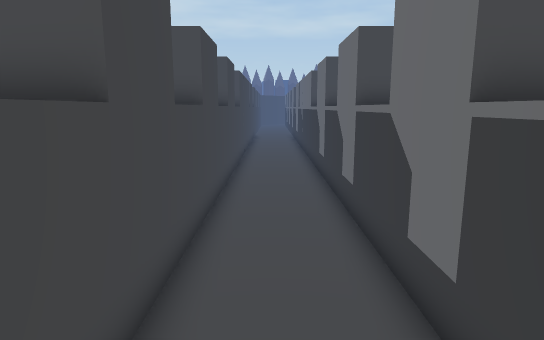
view 1 (above)

15 first-person views from a walk through a Unity game level. The camera is 1.4 m above the floor, tilts 10° down and sees 75° across. The floor is counted in squares, 0.5 m on a side. Each view is taken from the middle of a square. On the plan, view 1 faces up. The plan holds only what a view shows up to about 20 squares ahead; the rest is blank. The place goes on beyond the plan. The player character is not drawn. Some animated figures are not drawn.

view 2
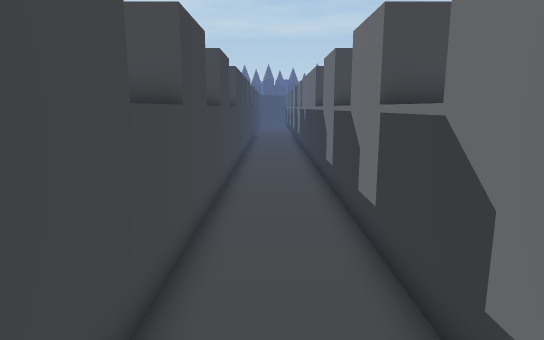

view 3
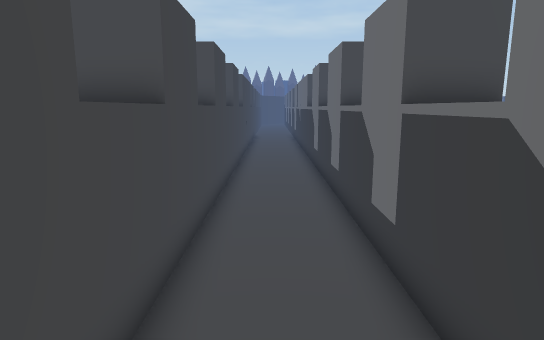

view 4
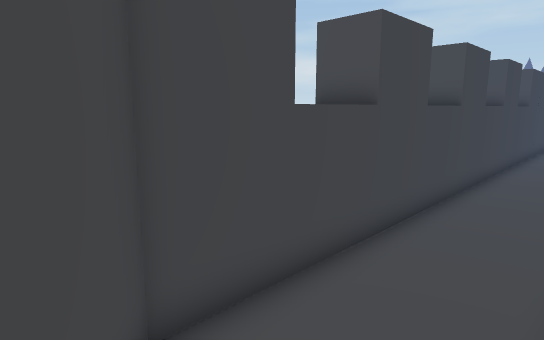

view 5
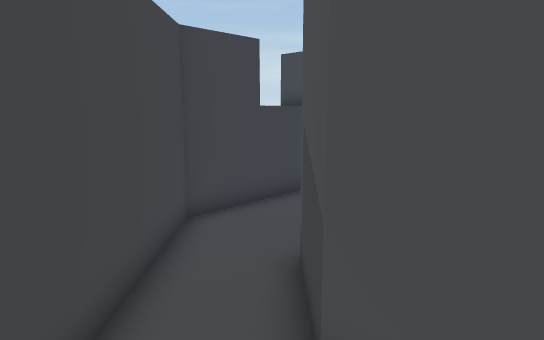

view 6
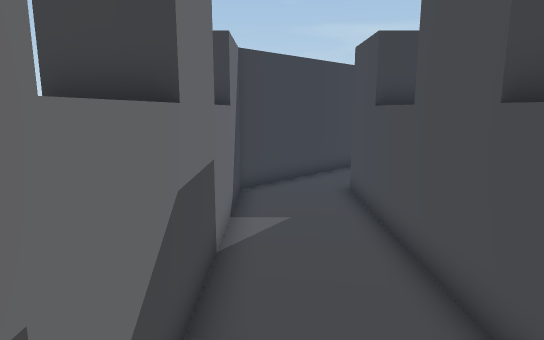

view 7
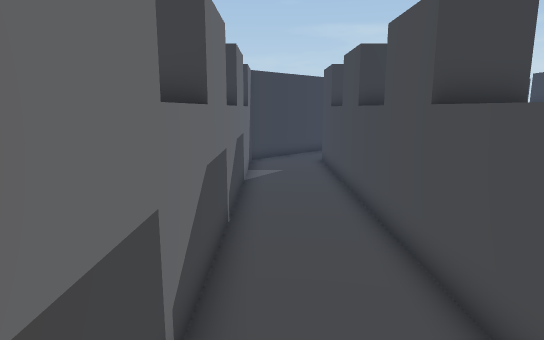

view 8
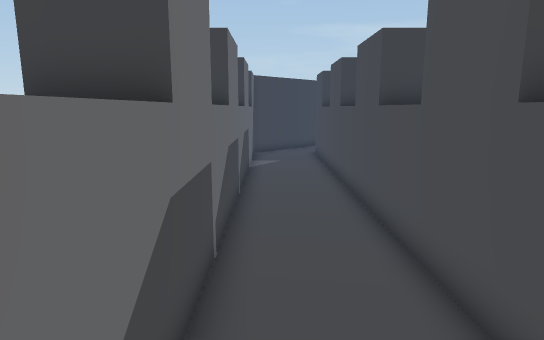

view 9
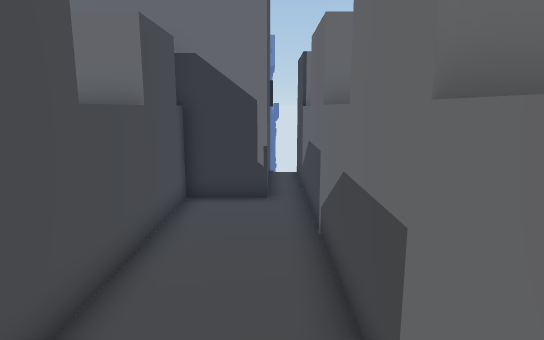

view 10
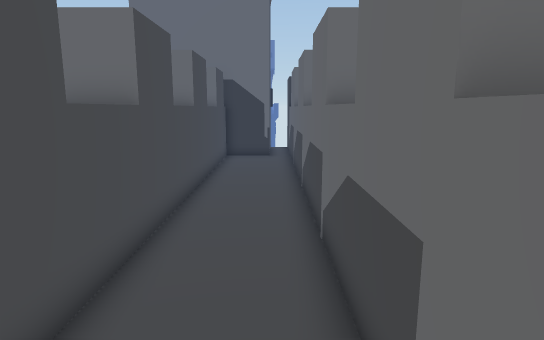

view 11
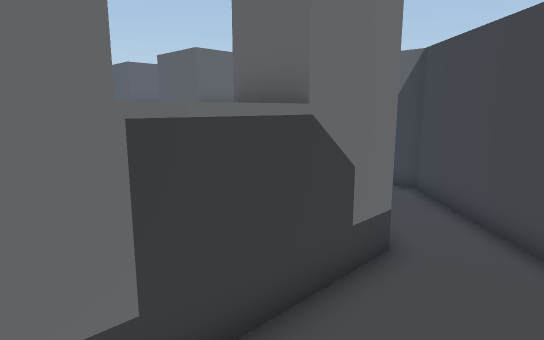

view 12
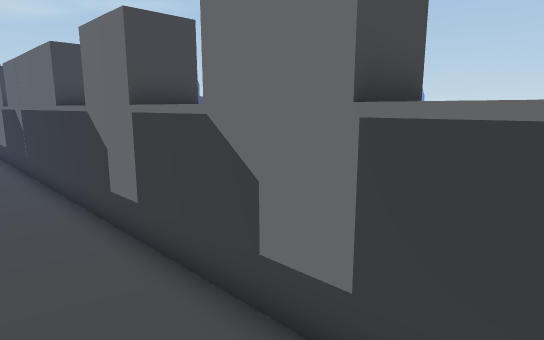

view 13
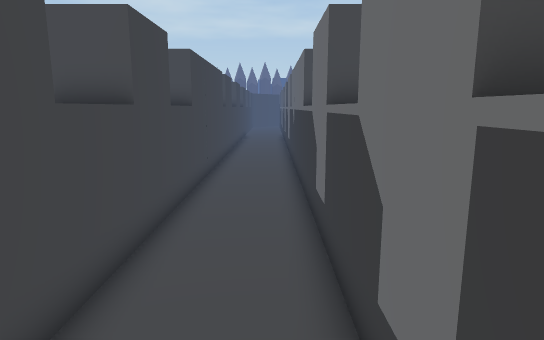

view 14
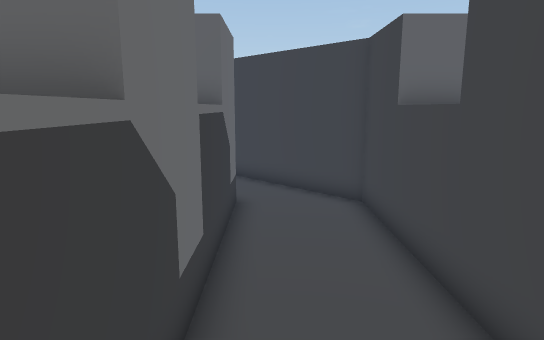

view 15
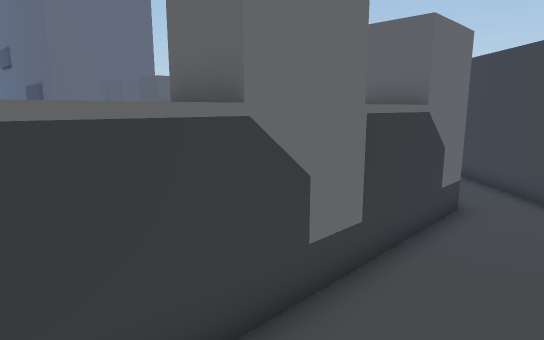

### Floor plan
Key: @ floor where view 1 was taken; # wall or solid block; . floor; ^ raised ledge.
Columns run from 3 left of view 1 to 28 right of it. Each row starts with its distance up from view 1.
 21  #...#
 20  #...#
 19  ^...^^
 18  ^...^
 17  ^...^
 16  #...#
 15  #...#
 14 ##...^##
 13  ^...^
 12  ^...^
 11  #...#
 10  #...#
  9 ##...###
  8  ^...^
  7  ^...^
  6  #...###
  5  #...##
  4 ##...###
  3  ^...^
  2  ^...^
  1 ##...###
  0  #.@.#
 -1  #...##
 -2  ##...## #  ###^ ^###       #
 -3   ##...###^^###^^^###^^###^^####
 -4    ##..........................#
 -5     ##.........................#
 -6      ##........................#
 -7       ####^^^##^^^###^^###^^####
 -8             ^  ^ ^  ^  ###  #
 -9                #         #

Positions as (right, up) in squares from view 1, and headings:
1: (0, 0), facing up
2: (0, 2), facing up
3: (0, -2), facing up
4: (2, -3), facing up-left
5: (6, -6), facing up-left
6: (16, -6), facing left
7: (23, -6), facing left
8: (26, -6), facing left
9: (17, -6), facing right
10: (7, -6), facing right
11: (-1, 5), facing down-right
12: (-1, 7), facing up-right
13: (1, 7), facing up
14: (1, 9), facing down
15: (-1, 9), facing down-right
